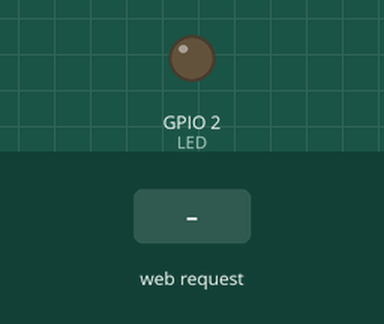
Bench run of a sketch on a simulated ESP8266 (NodeMCU). On the bench: output pins drawn as LEDs (lit = HIGH). The test bench sets the inputs (shaded band). WiFi joins after 1.5 s; servers stay silent unless stated; what the sketch prints to the serial monitor is not drawn.

Above: at 2.7 s.
2.8 s: HTTP request GET /acender received
At 4.0 s:
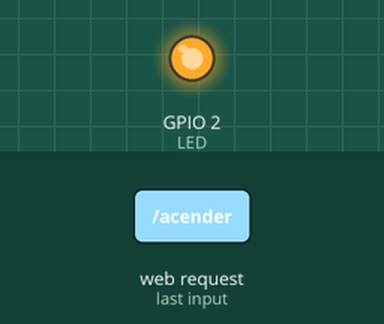
4.3 s: HTTP request GET /apagar received
At 5.2 s:
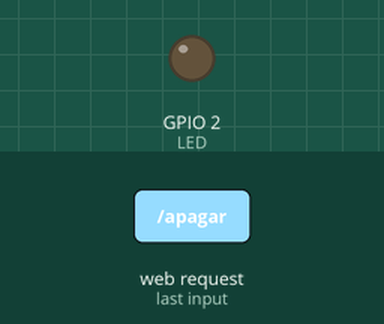
Timing chart, 0 to 7.3 s (numbered marks = the images above; inputs shaded):
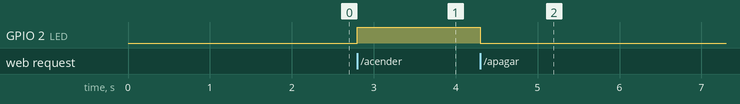

Measured:
- after the input at 2.8 s, GPIO 2 (LED): LOW → HIGH at once
- after the input at 4.3 s, GPIO 2 (LED): HIGH → LOW at once

The sketch:

08_Led_via_wifi_codigo_mais_simples.ino
```cpp
#include <ESP8266WiFi.h>
#include <WiFiClient.h>
#include <ESP8266WebServer.h>
#include "homePage.h"

#define NOME "Valdirene"  // O nome da rede utilizada
#define SENHA "wifi@@@@"  //credenciais da rede
#define LED 2            //GPIO 2 terá um led

//Definindo a porta do nosso webserver
ESP8266WebServer server(80);
void setup() {
  Serial.begin(115200);
  //definindo led como pino de saída
  pinMode(LED, OUTPUT);
  digitalWrite(LED, LOW);
  //Rece NOME e a SENHA que definimos
  WiFi.begin(NOME, SENHA);

  //Feedback do status da conexão
  Serial.println("");
  Serial.print("Conectando");
  while(WiFi.status() != WL_CONNECTED){
  delay(500);
  Serial.print(".");
  }
   //Configuração do IP fixo, deve ser congigurado com base na rede utilizada
  IPAddress ip(10, 0, 0, 125);
  IPAddress gateway(10, 0, 0, 1);
  IPAddress subnet(255, 255, 255, 0);
  Serial.print("Configurando IP fixo para: ");
  Serial.println(ip);


  //enviamos todas as informações que configuramos
  WiFi.config(ip, gateway, subnet);
    //Feedback
  Serial.println("");
  Serial.println("Connectado");
  Serial.print ("IP: ");
  Serial.println(WiFi.localIP());

  //Funções das requisições HTTP
  server.on("/home", HTTP_GET, pgInicial);
  server.on("/acender", HTTP_GET, acenderLed);
  server.on("/apagar", HTTP_GET, apagarLed);
  server.onNotFound(onNotFound);

  //Iniciando o servidor
  server.begin();
  Serial.println("O servidor HTTP foi iniciado");
}

void loop() {
  // Responsável por gerênciar as requisições,
  //chamando a função equivalente para cada requisição
  server.handleClient();
}

//Funções das requisições
void onNotFound()
{
  server.send(404, "text/plain", "Not Found");
}

void acenderLed()
{
  digitalWrite(LED, HIGH);
}
void apagarLed()
{
  digitalWrite(LED, LOW);
}
void pgInicial(){
  server.send(200, "text/html", homePage);


}
```

homePage.h
```cpp
const char homePage[] =
R"=====(
<!DOCTYPE html>
    <html lang="pt-BR">
    <head>
        <meta charset="UTF-8">
        <meta http-equiv="X-UA-Compatible" content="IE=edge">
        <meta name="viewport" content="width=device-width, initial-scale=1.0">
        <title>Controlando Led</title>
        <style>
            body{
                font-family: Arial, Helvetica, sans-serif;
                text-align: center;
                background-color: rgb(56, 56, 56);
            }
            h1{
                font-size: 2em;
                color: white;
                text-shadow: 1px 1px 2px rgba(0, 0, 0, 0.308) ;
            }
            p{
                color: white;
            }
            button{
                font-weight: bold;
                border-radius: 2px;
                padding: 4px;
                box-shadow: 2px 2px 4px rgba(0, 0, 0, 0.39);

            }
        </style>
    </head>
    <body>
        <h1>Botão no browser</h1>
        <p><button id="acender" onclick="acender()" >ON</button></p>
        <p><button id="apagar" onclick="apagar()">OFF</button></p>

        <script>
            function acender(){
                var xmlhttp = new XMLHttpRequest();
                xmlhttp.open('GET', 'http://10.0.0.125/acender', true);
                xmlhttp.send();

            }
            function apagar(){
                var xmlhttp = new XMLHttpRequest();
                xmlhttp.open('GET', 'http://10.0.0.125/apagar', true);
                xmlhttp.send();

            }
        </script>
    </body>
    </html>
)=====";
```
